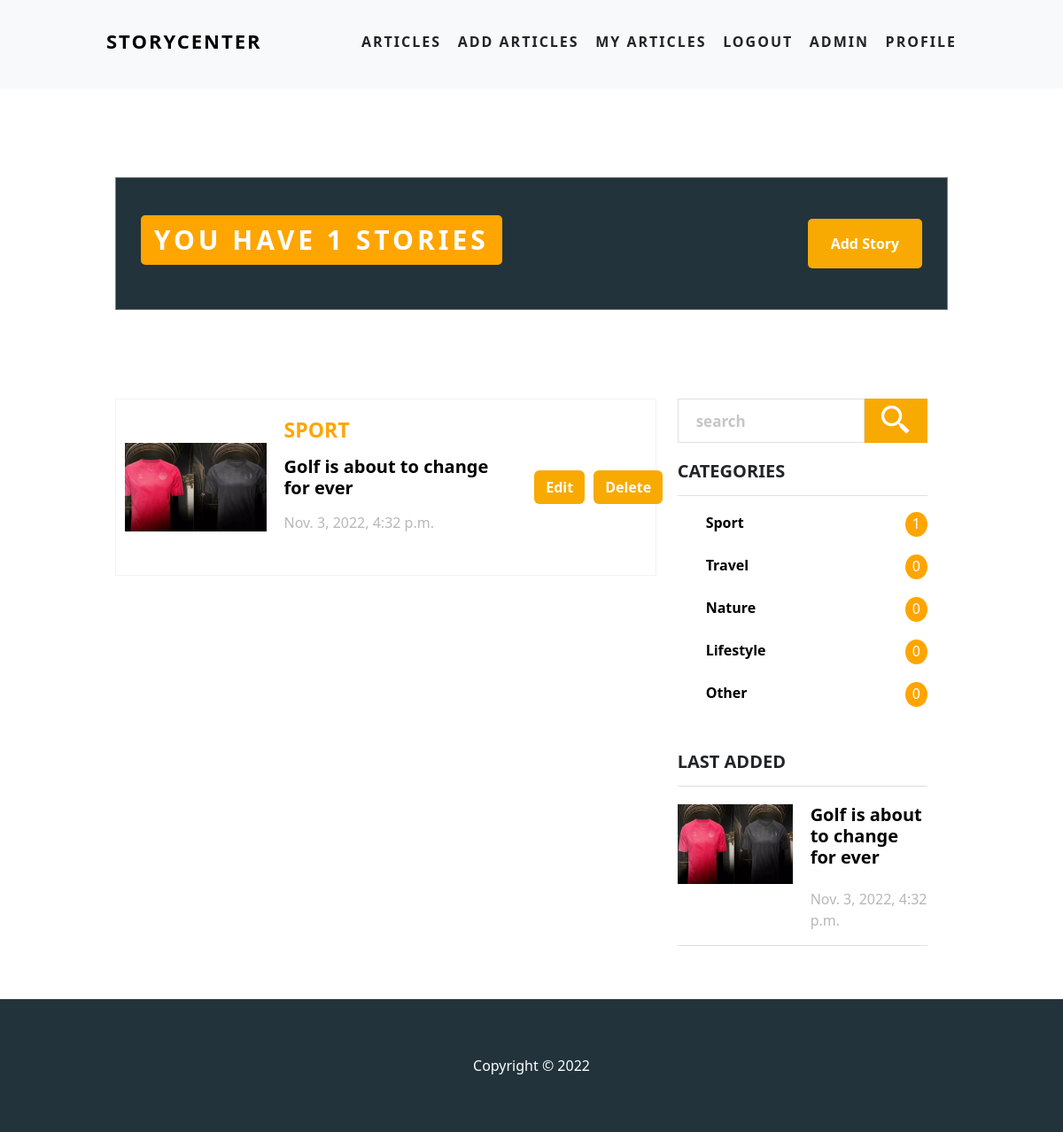
/my_articles/ (signed in), run on an earlier commit of the app's database.
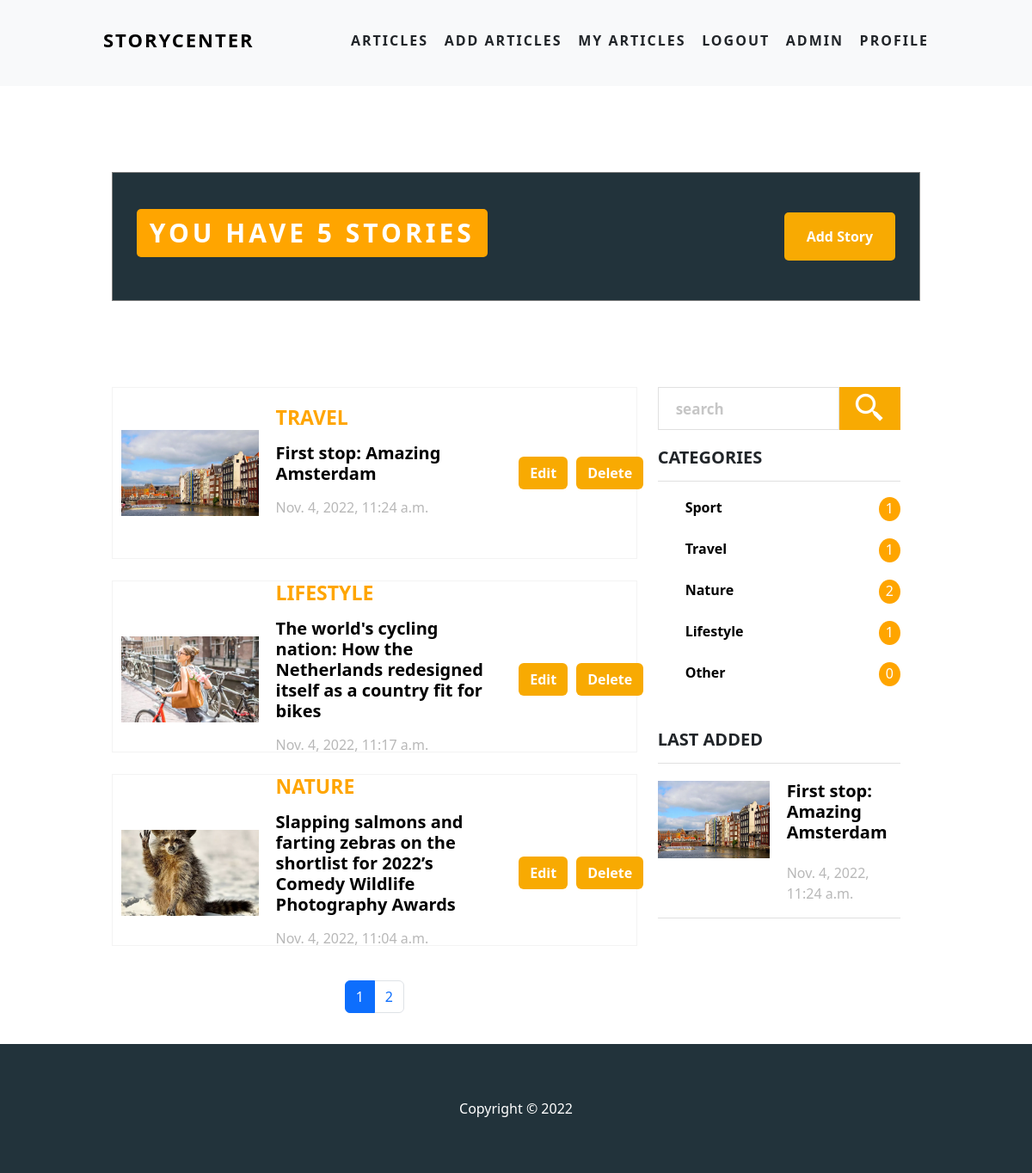
And on a later commit of the database.
### articles/models.py (models this page shows, shortened)
class Article(models.Model):
    CATEGOTY = (
        ('Sport', 'Sport'),
        ('Nature', 'Nature'),
        ('Travel', 'Travel'),
        ('Lifestyle', 'Lifestyle'),
        ('Other', 'Other'),
    )
    category = models.CharField(max_length=255, blank=False, null=False,choices=CATEGOTY)
    author =  models.ForeignKey(User,blank=False, null=False ,on_delete=models.CASCADE)
    date_time= models.DateTimeField(default=datetime.datetime.now)
    topic = models.CharField(max_length=100, blank=False, null=False)
    intro = models.CharField(max_length=255, blank=False, null=False)
    story = models.TextField(blank=False, null=False)
    story_image = models.ImageField(null=False, blank=False, upload_to='images/')

### articles/views.py (the view)
# urls.py: path('my_articles/', views.my_articles, name='my_articles'),
def my_articles(request):
    if request.user.is_authenticated:
        user = request.user
        article_list = Article.objects.filter(author=user).order_by('-date_time')
        my_articles_count = article_list.count()
        count_data = get_article_count_per_user(Article, request.user)
        last_article = article_list.first()
        paginator = Paginator(article_list, per_page= 3)
        page_number = request.GET.get('page',1)
        page_obj = paginator.get_page(page_number)
        sport_count = count_data['sport_count']
        travel_count = count_data['travel_count']
        nature_count = count_data['nature_count']
        lifestyle_count = count_data['lifestyle_count']
        other_count = count_data['other_count']
        context = {
            'page_number': int(page_number),
            'paginator': paginator,
            'number_of_articles': my_articles_count,
            'last_article': last_article,
            'article_list': page_obj.object_list,
            'sport_count': sport_count,
            'travel_count': travel_count,
            'nature_count': nature_count,
            'lifestyle_count': lifestyle_count,
            'other_count': other_count,
        }
        return render(request, 'articles/my_articles.html', context)
    else:
        messages.success(request, "Youn must be logged in to access this page")
        return redirect('home')

### articles/utils.py (called while the page is built)
def get_article_count_per_user(artlicle, user):
    sport_articles_count = artlicle.objects.filter(category='Sport', author=user).count()
    travel_articles_count = artlicle.objects.filter(category='Travel', author=user).count()
    nature_articles_count = artlicle.objects.filter(category='Nature', author=user).count()
    lifestyle_articles_count = artlicle.objects.filter(category='Lifestyle', author=user).count()
    other_articles_count = artlicle.objects.filter(category='Other', author=user).count()
    return {
        'sport_count': sport_articles_count,
        'travel_count': travel_articles_count,
        'nature_count': nature_articles_count,
        'lifestyle_count': lifestyle_articles_count,
        'other_count': other_articles_count
    }

### articles/templates/articles/my_articles.html (shortened to what the changed rows need)
{% extends 'articles/base.html' %}
{% load static %}
{% block head %}
<link rel="stylesheet" type="text/css" href="{% static 'css/my_articles.css' %}">
{% endblock %}
{% block content %}
<div class="bottom-section">
    {% if article_count <= 0%}
        <div class="action-bar">
            <h3>You currenlty have no Story</h3>
            <a class=" btn btn-read-more add-story" href="{% url 'add_article' %}">Add Story</a>
        </div>
    {% else %}
        <div class="action-bar">
            <h3>You have {{number_of_articles}} stories</h3>
            <a class=" btn btn-read-more add-story" href="{% url 'add_article' %}">Add Story</a>
        </div>
        <div class="article-section">
            <div class="articles">
                {% for article in article_list %}
                    <div class="article">
                        <div class="article-image">
                            <img class="article-image-image" src="{{article.story_image.url}}" alt="">
                        </div>
                        <div class="article-content">
                            <div class="article-header-details">
                                <h5 class="category">{{article.category}}</h5>
                                <h5 class="title"><a href="{% url 'article' article.id %}">{{article.topic}}</a></h5>
                                <div class="admin-stuff">
                                    <p>{{article.date_time}}</p>
                                </div>
                            </div>
                            <div class="article-footer">
                                <a class="btn btn-read-more" href="{% url 'edit_article' article.id %}">Edit</a>
                                <a class="btn btn-read-more" href="{% url 'delete_article' article.id %}">Delete</a>
                            </div>
                        </div>
                    </div>
                {% endfor %}
                {% if paginator.num_pages > 1 %}
                    <ul class="pagination">
                        {% for i in paginator.page_range %}
                            <li class="page-item {% if i == page_number %} active {% endif %}">
                                <a class="page-link" href="?page={{i}}">{{i}}</a>
                            </li>
                        {% endfor %}
                    </ul>
                {% endif %}
            </div>
            <div class="information-tab">
                <div class="form">
                    <form action="{% url 'search_me' %}" method="POST">
                        <div class="form-group">
                            <input class="" type="text" placeholder="search" name="search">
                        <button class="btn-read-more btn-search" type="submit"><i class='bx bx-search-alt-2'></i></button>
                        </div>
                    </form>
                </div>
                <div class="categories">
                    <h5>Categories</h5>
                    <ul>
                        <li>
                            <a href="{% url 'filter_me' 'sport' %}">Sport</a><span class="count">{{sport_count}}</span>
                        </li>
                        <li>
                            <a href="{% url 'filter_me' 'travel' %}">Travel</a><span class="count">{{travel_count}}</span>
                        </li>
                        <li>
                            <a href="{% url 'filter_me' 'nature' %}">Nature</a><span class="count">{{nature_count}}</span>
                        </li>
                        <li>
                            <a href="{% url 'filter_me' 'lifestyle' %}">Lifestyle</a><span class="count">{{lifestyle_count}}</span>
                        </li>
                        <li>
                            <a href="{% url 'filter_me' 'other' %}">Other</a><span class="count">{{other_count}}</span>
                        </li>
                    </ul>
                </div>
                {% if last_article %}
                <div class="recent-posts">
                    <h5>Last Added</h5>
                        <div class="recent-post">
                            <img class="recent-post-image" src="{{last_article.story_image.url}}" alt="">
                            <div class="last-added-content">
                                <h5 class="title"><a href="{% url 'article' last_article.id %}">{{last_article.topic}}</a></h5>
                                <p>{{last_article.date_time}}</p>
                            </div>
                        </div>
                </div>
                {% endif %}
            </div>
        </div>
    {% endif %}
</div>
{% endblock %}

What changed in the data, as far as the page shows it:
no longer on this page (row edited): Article: story_image (picture), category "SPORT", topic "Golf is about to change for ever", date_time "Nov. 3, 2022, 4:32 p.m."
added Article: story_image (picture), category "TRAVEL", topic "First stop: Amazing Amsterdam", date_time "Nov. 4, 2022, 11:24 a.m."
added Article: story_image (picture), category "LIFESTYLE", topic "The world's cycling nation: How the Netherlands redesigned itself as a country fit for bikes", date_time "Nov. 4, 2022, 11:17 a.m."
added Article: story_image (picture), category "NATURE", topic "Slapping salmons and farting zebras on the shortlist for 2022’s Comedy Wildlife Photography Awards", date_time "Nov. 4, 2022, 11:04 a.m."
Also different on the page:
{{ number_of_articles }}: "1" → "5"
{{ travel_count }}: "0" → "1"
{{ nature_count }}: "0" → "2"
{{ lifestyle_count }}: "0" → "1"
new list line: "1"
new list line: "2"
